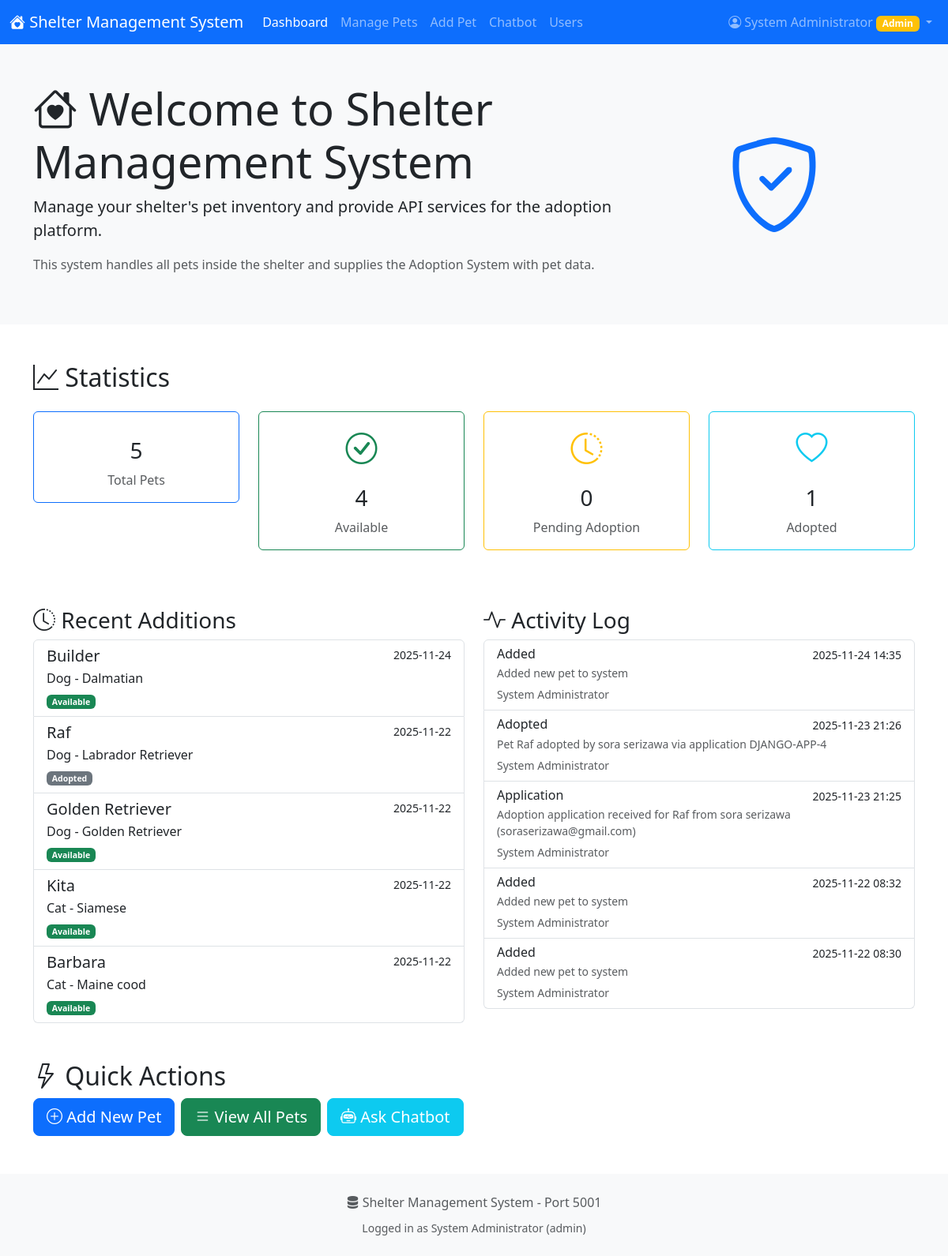
The page / (signed in) on the database its author committed.
### tables this page shows
CREATE TABLE users (
            id INTEGER PRIMARY KEY AUTOINCREMENT,
            username TEXT UNIQUE NOT NULL,
            password_hash TEXT NOT NULL,
            email TEXT UNIQUE,
            full_name TEXT NOT NULL,
            role TEXT DEFAULT 'staff',
            is_active BOOLEAN DEFAULT 1,
            created_at TIMESTAMP DEFAULT CURRENT_TIMESTAMP
        );

CREATE TABLE pets (
            id INTEGER PRIMARY KEY AUTOINCREMENT,
            name TEXT NOT NULL,
            species TEXT NOT NULL,
            breed TEXT,
            age INTEGER NOT NULL,
            gender TEXT NOT NULL,
            status TEXT DEFAULT 'available',
            description TEXT,
            vaccinated BOOLEAN DEFAULT 0,
            spayed_neutered BOOLEAN DEFAULT 0,
            microchipped BOOLEAN DEFAULT 0,
            special_needs TEXT,
            good_with_kids BOOLEAN DEFAULT 1,
            good_with_pets BOOLEAN DEFAULT 1,
            good_with_dogs BOOLEAN DEFAULT 1,
            good_with_cats BOOLEAN DEFAULT 1,
            energy_level TEXT,
            image_url TEXT,
            created_by INTEGER,
            created_at TIMESTAMP DEFAULT CURRENT_TIMESTAMP,
            intake_date DATE DEFAULT CURRENT_DATE,
            FOREIGN KEY (created_by) REFERENCES users (id)
        );

CREATE TABLE activity_logs (
            id INTEGER PRIMARY KEY AUTOINCREMENT,
            pet_id INTEGER,
            user_id INTEGER,
            action TEXT NOT NULL,
            description TEXT,
            timestamp TIMESTAMP DEFAULT CURRENT_TIMESTAMP,
            FOREIGN KEY (pet_id) REFERENCES pets (id),
            FOREIGN KEY (user_id) REFERENCES users (id)
        );

### app.py (the view)
@app.route('/')
@login_required
def index():
    conn = get_db_connection()
    stats = {}
    stats['total_pets'] = conn.execute('SELECT COUNT(*) FROM pets').fetchone()[0]
    stats['available'] = conn.execute('SELECT COUNT(*) FROM pets WHERE status = "available"').fetchone()[0]
    stats['pending'] = conn.execute('SELECT COUNT(*) FROM pets WHERE status = "pending"').fetchone()[0]
    stats['adopted'] = conn.execute('SELECT COUNT(*) FROM pets WHERE status = "adopted"').fetchone()[0]
    recent_pets = conn.execute('''
        SELECT p.*, u.full_name as created_by_name
        FROM pets p
        LEFT JOIN users u ON p.created_by = u.id
        ORDER BY p.created_at DESC
        LIMIT 5
    ''').fetchall()
    stats['recent_additions'] = [dict(pet) for pet in recent_pets]
    recent_logs = conn.execute('''
        SELECT al.*, p.name as pet_name, u.full_name as user_name
        FROM activity_logs al
        LEFT JOIN pets p ON al.pet_id = p.id
        LEFT JOIN users u ON al.user_id = u.id
        ORDER BY al.timestamp DESC
        LIMIT 5
    ''').fetchall()
    stats['recent_logs'] = [dict(log) for log in recent_logs]
    conn.close()
    current_user = get_current_user()
    return render_template('index.html', stats=stats, current_user=current_user)

### app.py (called while the page is built)
def get_db_connection():
    conn = sqlite3.connect(app.config['DATABASE'])
    conn.row_factory = sqlite3.Row
    return conn

def login_required(f):
    from functools import wraps
    @wraps(f)
    def decorated_function(*args, **kwargs):
        if 'user_id' not in session:
            flash('Please log in to access this page.', 'warning')
            return redirect(url_for('login'))
        return f(*args, **kwargs)
    return decorated_function

def get_current_user():
    if 'user_id' in session:
        conn = get_db_connection()
        user = conn.execute('SELECT * FROM users WHERE id = ?', (session['user_id'],)).fetchone()
        conn.close()
        return dict(user) if user else None
    return None

### templates/index.html (shortened to what this page needs)
{% extends "base.html" %}
{% block content %}
<div class="bg-light py-5">
    <div class="container">
        <div class="row">
            <div class="col-md-8">
                <h1 class="display-4"><i class="bi bi-house-heart"></i> Welcome to Shelter Management System</h1>
                <p class="lead">Manage your shelter's pet inventory and provide API services for the adoption platform.</p>
                <p class="text-muted">This system handles all pets inside the shelter and supplies the Adoption System with pet data.</p>
            </div>
            <div class="col-md-4 d-flex align-items-center justify-content-center">
                <i class="bi bi-shield-check" style="font-size: 120px; color: #0d6efd;"></i>
            </div>
        </div>
    </div>
</div>
<div class="container mt-5">
    <h2 class="mb-4"><i class="bi bi-graph-up"></i> Statistics</h2>
    <div class="row">
        <div class="col-md-3 mb-4">
            <div class="card stat-card text-center border-primary">
                <div class="card-body">
                    <h3 class="mt-3">{{ stats.total_pets }}</h3>
                    <p class="text-muted mb-0">Total Pets</p>
                </div>
            </div>
        </div>
        <div class="col-md-3 mb-4">
            <div class="card stat-card text-center border-success">
                <div class="card-body">
                    <i class="bi bi-check-circle feature-icon text-success"></i>
                    <h3 class="mt-3">{{ stats.available }}</h3>
                    <p class="text-muted mb-0">Available</p>
                </div>
            </div>
        </div>
        <div class="col-md-3 mb-4">
            <div class="card stat-card text-center border-warning">
                <div class="card-body">
                    <i class="bi bi-clock-history feature-icon text-warning"></i>
                    <h3 class="mt-3">{{ stats.pending }}</h3>
                    <p class="text-muted mb-0">Pending Adoption</p>
                </div>
            </div>
        </div>
        <div class="col-md-3 mb-4">
            <div class="card stat-card text-center border-info">
                <div class="card-body">
                    <i class="bi bi-heart feature-icon text-info"></i>
                    <h3 class="mt-3">{{ stats.adopted }}</h3>
                    <p class="text-muted mb-0">Adopted</p>
                </div>
            </div>
        </div>
    </div>
    <div class="row mt-5">
        <div class="col-md-6">
            <h3><i class="bi bi-clock-history"></i> Recent Additions</h3>
            <div class="list-group">
                {% if stats.recent_additions %}
                    {% for pet in stats.recent_additions %}
                    <a href="/pets/{{ pet.id }}" class="list-group-item list-group-item-action">
                        <div class="d-flex w-100 justify-content-between">
                            <h5 class="mb-1">{{ pet.name }}</h5>
                            <small>{{ pet.created_at[:10] if pet.created_at else 'N/A' }}</small>
                        </div>
                        <p class="mb-1">{{ pet.species|title }} - {{ pet.breed or 'Mixed' }}</p>
                        <small>
                            <span class="badge bg-{{ 'success' if pet.status == 'available' else 'warning' if pet.status == 'pending' else 'secondary' }}">
                                {{ pet.status|title }}
                            </span>
                        </small>
                    </a>
                    {% endfor %}
                {% else %}
                    <div class="alert alert-info">No pets in system yet. <a href="/pets/add">Add your first pet!</a></div>
                {% endif %}
            </div>
        </div>
        <div class="col-md-6">
            <h3><i class="bi bi-activity"></i> Activity Log</h3>
            <div class="list-group">
                {% if stats.recent_logs %}
                    {% for log in stats.recent_logs %}
                    <div class="list-group-item">
                        <div class="d-flex w-100 justify-content-between">
                            <h6 class="mb-1">{{ log.action|title }}</h6>
                            <small>{{ log.timestamp[:16] if log.timestamp else '' }}</small>
                        </div>
                        <p class="mb-1 text-muted small">{{ log.description or 'No description' }}</p>
                        <small class="text-muted">{{ log.user_name or 'System' }}</small>
                    </div>
                    {% endfor %}
                {% else %}
                    <div class="alert alert-info">No activity logged yet.</div>
                {% endif %}
            </div>
        </div>
    </div>
    <div class="mt-5 mb-5">
        <h2><i class="bi bi-lightning"></i> Quick Actions</h2>
        <div class="d-grid gap-2 d-md-flex">
            <a href="/pets/add" class="btn btn-primary btn-lg"><i class="bi bi-plus-circle"></i> Add New Pet</a>
            <a href="/pets" class="btn btn-success btn-lg"><i class="bi bi-list"></i> View All Pets</a>
            <a href="/chatbot" class="btn btn-info btn-lg text-white"><i class="bi bi-robot"></i> Ask Chatbot</a>
        </div>
    </div>
</div>
{% endblock %}

### templates/base.html (shortened to what this page needs)
<!DOCTYPE html>
<html lang="en">
<head>
    <link href="https://cdn.jsdelivr.net/npm/bootstrap@5.3.0/dist/css/bootstrap.min.css" rel="stylesheet">
    <link rel="stylesheet" href="https://cdn.jsdelivr.net/npm/bootstrap-icons@1.11.0/font/bootstrap-icons.css">
</head>
<body>
    <nav class="navbar navbar-expand-lg navbar-dark bg-primary">
        <div class="container-fluid">
            <a class="navbar-brand" href="/">
                <i class="bi bi-house-heart-fill"></i> Shelter Management System
            </a>
            <div class="collapse navbar-collapse" id="navbarNav">
                <ul class="navbar-nav me-auto">
                    <li class="nav-item">
                        <a class="nav-link {{ 'active' if request.endpoint == 'index' else '' }}" href="/">Dashboard</a>
                    </li>
                    <li class="nav-item">
                        <a class="nav-link {{ 'active' if request.endpoint == 'list_pets' else '' }}" href="/pets">Manage Pets</a>
                    </li>
                    <li class="nav-item">
                        <a class="nav-link {{ 'active' if request.endpoint == 'add_pet' else '' }}" href="/pets/add">Add Pet</a>
                    </li>
                    <li class="nav-item">
                        <a class="nav-link {{ 'active' if request.endpoint == 'chatbot_page' else '' }}" href="/chatbot">Chatbot</a>
                    </li>
                    {% if current_user and current_user.role == 'admin' %}
                    <li class="nav-item">
                        <a class="nav-link {{ 'active' if request.endpoint == 'list_users' else '' }}" href="/users">Users</a>
                    </li>
                    {% endif %}
                </ul>
                {% if current_user %}
                <div class="navbar-nav">
                    <div class="nav-item dropdown">
                        <a class="nav-link dropdown-toggle" href="#" role="button" data-bs-toggle="dropdown">
                            <i class="bi bi-person-circle"></i> {{ current_user.full_name }}
                            {% if current_user.role == 'admin' %}
                            <span class="badge bg-warning">Admin</span>
                            {% else %}
                            <span class="badge bg-info">Staff</span>
                            {% endif %}
                        </a>
                    </div>
                </div>
                {% endif %}
            </div>
        </div>
    </nav>
    <main>
        {% block content %}{% endblock %}
    </main>
    <footer class="mt-auto py-4 bg-light">
        <div class="container text-center">
            <p class="text-muted mb-2">
                <i class="bi bi-server"></i> Shelter Management System - Port 5001
            </p>
            <small class="text-muted">
                {% if current_user %}
                Logged in as {{ current_user.full_name }} ({{ current_user.role }})
                {% else %}
                Not logged in
                {% endif %}
            </small>
        </div>
    </footer>
</body>
</html>

### templates/index.html (style rules this page uses)
.stat-card { transition: transform 0.2s; }
.feature-icon { font-size: 2.5rem; color: #0d6efd; }

### rows shown on the page
users: full_name "System Administrator", role "admin"
pets: name "Builder", created_at "2025-11-24", species "Dog", breed "Dalmatian", status "Available"
pets: name "Raf", created_at "2025-11-22", species "Dog", breed "Labrador Retriever", status "Adopted"
pets: name "Golden Retriever", created_at "2025-11-22", species "Dog", breed "Golden Retriever", status "Available"
pets: name "Kita", created_at "2025-11-22", species "Cat", breed "Siamese", status "Available"
pets: name "Barbara", created_at "2025-11-22", species "Cat", breed "Maine cood", status "Available"
activity_logs: action "Added", timestamp "2025-11-24 14:35", description "Added new pet to system", full_name "System Administrator"
activity_logs: action "Adopted", timestamp "2025-11-23 21:26", description "Pet Raf adopted by sora serizawa via application DJANGO-APP-4", full_name "System Administrator"
activity_logs: action "Application", timestamp "2025-11-23 21:25", description "Adoption application received for Raf from sora serizawa (soraserizawa@gmail.com)", full_name "System Administrator"
activity_logs: action "Added", timestamp "2025-11-22 08:32", description "Added new pet to system", full_name "System Administrator"
activity_logs: action "Added", timestamp "2025-11-22 08:30", description "Added new pet to system", full_name "System Administrator"

### other values the page prints
{{ stats.total_pets }} "5"
{{ stats.available }} "4"
{{ stats.pending }} "0"
{{ stats.adopted }} "1"
